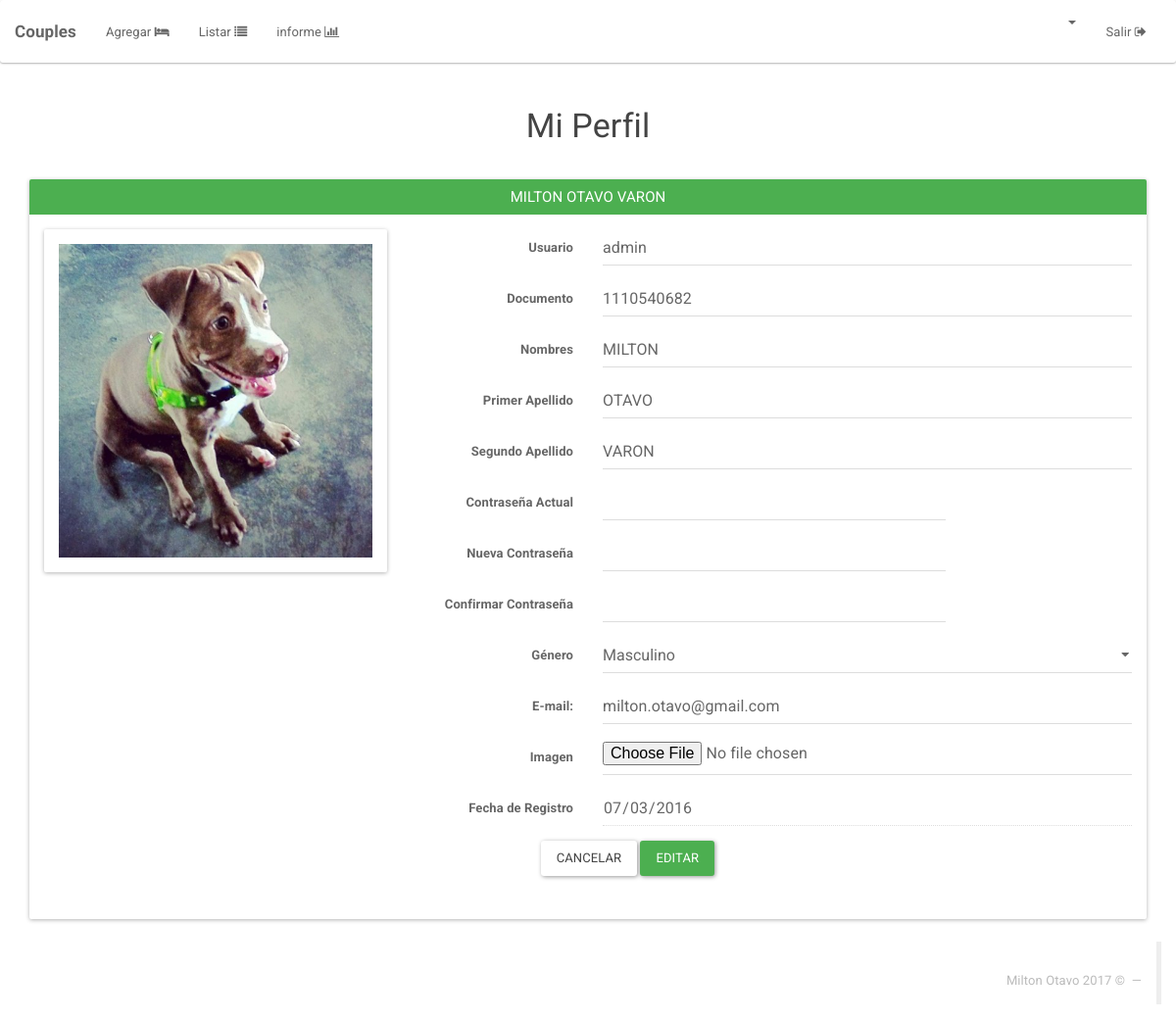
The app's page /miperfil (signed in) with its own data.
### tables this page shows
CREATE TABLE `usuarios` (
  `ID` bigint(255) NOT NULL,
  `DOC` int(20) NOT NULL,
  `USER` varchar(30) NOT NULL,
  `PASS` varchar(300) NOT NULL,
  `EMAIL` varchar(40) NOT NULL,
  `ROL` int(1) NOT NULL DEFAULT '0',
  `NOMBRES` varchar(50) NOT NULL,
  `P_APELLIDO` varchar(20) NOT NULL,
  `S_APELLIDO` varchar(20) NOT NULL,
  `GENERO` varchar(1) DEFAULT NULL,
  `FECHA_REGISTRO` date DEFAULT NULL,
  `IMAGEN` text,
  `KEYPASS` varchar(60) DEFAULT NULL,
  `NEWPASS` varchar(60) DEFAULT NULL,
  `ULTIMA_CONEXION` int(32) NOT NULL DEFAULT '0'
);

### Core/Config/Request.php (called while the page is built)
<?php namespace Core\Config;
class Request{
	private $controlador;
	private $metodo;
	private $argumento;
	public function __construct(){
		if(isset($_GET['url'])){
			$ruta = filter_input(INPUT_GET, 'url', FILTER_SANITIZE_URL);
			$ruta = explode("/", $ruta);
			$ruta = array_filter($ruta);
			if($ruta[0] == "index.php"){
				$this->controlador = "Login";
			}else{
				$this->controlador = strtolower(array_shift($ruta));
			}
			$this->metodo = strtolower(array_shift($ruta));
			if(!$this->metodo){
				$this->metodo = "index";
			}
			$this->argumento = $ruta;
		}else{
			$this->controlador = "Login";
			$this->metodo = "index";
		}
	}
	public function getControlador(){
		return $this->controlador;
	}
	public function getMetodo(){
		return $this->metodo;
	}
	public function getArgumento(){
		return $this->argumento;
	}
}
?>

### index.php (called while the page is built, shortened)
<?php
if (isset($_SESSION['app_id'])) {
	require_once "Core/Models/Conexion.php";
}
Core\Config\Enrutador::run(new Core\Config\Request());
?>

### Core/Models/Conexion.php (called while the page is built, shortened)
<?php namespace Core\Models;
class Conexion{
	private $datos= array (
		"host"=>DB_HOST,
		"user"=>DB_USER,
		"pass"=>DB_PASS,
		"db"=>DB_NAME
		);
	private $db;
	public function __construct()
	{
		$this->db = new \mysqli(
			$this->datos['host'],
			$this->datos['user'],
			$this->datos['pass'],
			$this->datos['db']
			);
		$this->db-> set_charset("utf8");
	}
	public function consultaRetorno($sql){
		$datos = $this->db->query($sql);
		return $datos;
	}
}
?>

### Core/Controllers/MiperfilController.php (called while the page is built, shortened)
<?php namespace Core\Controllers;
class MiperfilController{
  private $Usuario;
  public function __construct(){
    $this->Usuario = new Usuario();
  }
  public function index(){
    if (!empty($_SESSION['app_id'])) {
      if ($_POST) {
        $this->Usuario->__set("id", $_POST['id']);
        $this->Usuario->__set("documento", $_POST['inputDocumento'] );
        $this->Usuario->__set("user", $_POST['inputUser'] );
        $this->Usuario->__set("password", $_POST['nueva'] );
        $this->Usuario->__set("email", $_POST['inputEmail'] );
        $this->Usuario->__set("genero", $_POST['selectGenero']);
        $this->Usuario->__set("nombres", $_POST['inputNombres']);
        $this->Usuario->__set("primerApellido", $_POST['inputPrimerApellido']);
        $this->Usuario->__set("segundoApellido", $_POST['inputSegundoApellido']);
        $permitidos=array("image/jpeg", "image/png", "image/jpg");
        $limite = 700;
        if (in_array($_FILES['inputImagen']['type'], $permitidos) and $limite>0 and $_FILES['inputImagen']['size']<= $limite*1024 ) {
          if (is_readable("HTML/Miperfil/avatars/". $_POST['nombreImagen'])) {
           unlink("HTML/Miperfil/avatars/". $_POST['nombreImagen']);
         }
         $nombre = date("is") . $_FILES['inputImagen']['name'];
         $ruta= "HTML/Miperfil/avatars/" . $nombre;
         move_uploaded_file($_FILES['inputImagen']['tmp_name'], $ruta);
         $this->Usuario->__set("imagen", $nombre);
       } else{
        $this->Usuario->__set("imagen", $_POST['nombreImagen']);
      }
      $this->Usuario->edit();
      header("Location:" . URL . "miperfil");
    }else{
      $this->Usuario->__set("id", $_SESSION['app_id']);
      $datos=$this->Usuario->view();
      return $datos;
    }
  }  else {
    header("Location:" . URL . "Integrantes");
  }
}
}
?>

### Core/Models/Usuario.php (called while the page is built, shortened)
<?php namespace Core\Models;
class Usuario extends GoLogin {
	private $id;
	private $db;
	public function __construct(){
		$this->db = new Conexion();
	}
	public function view(){
		$sql="SELECT * FROM usuarios WHERE ID='{$this->id}'";
		$datos = $this->db->consultaRetorno($sql);
		$row = mysqli_fetch_assoc($datos);
		return $row;
	}
}
?>

### HTML/Miperfil/index.php (the view, shortened to what this page needs)
<html>
  <head>
    <?php include(HTML_DIR.'/overall/header.php') ?>
  </head>
  <body>
    <?php include(HTML_DIR.'/overall/nav.php') ?>
    <div  class="container">
      <h3  align="center">Mi Perfil</h3>
      <br>
      <div class="panel panel-success">
       <div class="panel-heading">
         <h3 class="panel-title" align="center"><?php echo $datos['NOMBRES'] ." ". $datos['P_APELLIDO']." ". $datos['S_APELLIDO'] ; ?></h3>
       </div>
       <div class="panel-body">
        <div class="row">
         <div class="col-md-4">
          <div class="panel panel-default">
           <div class="panel-body">
            <img class="img-responsive" src="<?php echo URL;?>HTML/Miperfil/avatars/<?php echo  !empty($datos['IMAGEN']) ? $datos['IMAGEN'] : 'no-image.png'    ; ?>" required>
          </div>
        </div>
      </div>
      <div class="col-md-8">
        <form class="form-horizontal" enctype="multipart/form-data" method="POST">
         <fieldset>
           <div class="form-group">
             <label for="inputUser" class="col-md-3 control-label">Usuario</label>
             <div class="col-md-9">
              <input type="text" class="form-control" name="inputUser" value="<?php echo $datos['USER']; ?>" required >
            </div>
          </div>
          <div class="form-group">
            <label for="inputDocumento" class="col-md-3 control-label">Documento</label>
            <div class="col-md-9">
              <input type="text" class="form-control" name="inputDocumento" value="<?php echo $datos['DOC']; ?>" required>
            </div>
          </div>
          <div class="form-group">
           <label for="inputNombres" class="col-md-3 control-label">Nombres</label>
           <div class="col-md-9">
            <input type="text" class="form-control" name="inputNombres" value="<?php echo $datos['NOMBRES']; ?>" required>
          </div>
        </div>
        <div class="form-group">
         <label for="inputPrimerApellido" class="col-md-3 control-label">Primer Apellido</label>
         <div class="col-md-9">
          <input type="text" class="form-control" name="inputPrimerApellido" value="<?php echo $datos['P_APELLIDO']; ?>" required>
        </div>
      </div>
      <div class="form-group">
       <label for="inputSegundoApellido" class="col-md-3 control-label">Segundo Apellido</label>
       <div class="col-md-9">
        <input type="text" class="form-control" name="inputSegundoApellido" value="<?php echo $datos['S_APELLIDO']; ?>" >
      </div>
    </div>
    <div class="form-group">
      <label for="inputSegundoApellido" class="col-md-3 control-label">Contraseña Actual</label>
      <div class="col-md-6">
        <input type="password" class="form-control" id="actual" name="actual" onblur="validarPasswordActual();">
      </div>
      <div class="col-md-3" id="msjActual"> </div>
    </div>
    <div class="form-group">
      <label for="inputSegundoApellido" class="col-md-3 control-label">Nueva Contraseña</label>
      <div class="col-md-6">
        <input type="password" class="form-control" id="nueva"  name="nueva"  >
      </div>
    </div>
    <div class="form-group">
      <label for="inputSegundoApellido" class="col-md-3 control-label" >Confirmar Contraseña</label>
      <div class="col-md-6">
        <input type="password" class="form-control" id="confirmar" onblur="validarPasswords();">
      </div>
      <div class="col-md-3" id="msjConfirmar"> </div>
    </div>
    <div class="form-group">
      <label for="selectGenero" class="col-md-3 control-label">Género</label>
      <div class="col-md-9">
        <select class="form-control" name="selectGenero">
         <option value="M"  <?php echo ($datos['GENERO']=='M') ? "selected" : NULL ?>>Masculino</option>
       </select>
     </div>
   </div>
   <div class="form-group">
     <label for="inputEmail" class="col-md-3 control-label">E-mail:</label>
     <div class="col-md-9">
      <input type="email" class="form-control" name="inputEmail" value="<?php echo $datos['EMAIL']; ?>" required>
    </div>
  </div>
  <div class="form-group">
   <label for="inputImagen" class="col-md-3 control-label">Imagen</label>
   <div class="col-md-9">
    <input type="file" class="form-control" name="inputImagen" >
  </div>
</div>
<div class="form-group">
  <label for="fechaIngreso" class="col-md-3 control-label">Fecha de Registro</label>
  <div class="col-md-9">
    <input type="date" class="form-control" disabled name="fechaIngreso" value="<?php echo $datos['FECHA_REGISTRO']; ?>" >
  </div>
</div>
<div class="form-group">
 <div class="col-md-9 col-md-offset-2">
  <button type="reset" class="btn btn-default">Cancelar</button>
  <button type="submit" class="btn btn-success">Editar</button>
</div>
</div>
</fieldset>
</form>
</div>
<div class="col-md-2"></div>
</div>
</div>
</div>
</div>
<?php include(HTML_DIR.'/overall/footer.php') ?>
 </body>
 </html>

### Core/Config/Enrutador.php (shortened to what this page needs)
<?php namespace Core\Config;
class Enrutador
{
	public static function run(Request $request){
		$controlador = ucwords($request->getControlador()) . "Controller";
		$ruta = ROOT . "Core". DS . "Controllers" . DS . $controlador .".php";
		$metodo = $request->getMetodo();
		$argumento = $request->getArgumento();
		if(is_readable($ruta)){
			$controlador = new $mostrar;
			if(!isset($argumento) and method_exists($controlador,$metodo) ){
				$datos = call_user_func(array($controlador, $metodo));
			}elseif(method_exists($controlador,$metodo)){
				$datos = call_user_func_array(array($controlador, $metodo), $argumento);
			}
		}
		$ruta = ROOT . "HTML" . DS . ucwords($request->getControlador()) . DS . $request->getMetodo() . ".php";
		if(is_readable($ruta)){
			if (!empty($_SESSION['app_id'])) {
				require_once $ruta;
			} else {
				header("Location:" . URL);
			}
		}else{
			if ($request->getMetodo()!='listarasistencia') {
			}
		}
	}
}
?>

### HTML/overall/header.php (shortened to what this page needs)
<link rel="stylesheet" type="text/css" href="<?php echo URL; ?>Views/bootstrap/css/bootstrap.min.css">
<link rel="stylesheet" href="<?php echo URL; ?>Views/fontawesome/css/font-awesome.min.css">
<link rel="stylesheet" type="text/css" href="<?php echo URL; ?>Views/css/general.css">
<link rel="stylesheet" href="<?php echo URL; ?>Views/Trumbowyg/dist/ui/trumbowyg.min.css">

### HTML/overall/nav.php (shortened to what this page needs)
<nav class="navbar navbar-default">
  <div class="container-fluid">
    <div class="navbar-header">
      <a class="navbar-brand" style="font-size: 17px" href="<?php echo URL; ?>Statistics"><b>Couples</b>  <b></b></a>
    </div>
    <div class="collapse navbar-collapse" id="bs-example-navbar-collapse-2">
      <ul class="nav navbar-nav">
       <li><a href="<?php echo URL; ?>Temas/Agregar"> Agregar  <i class="fa fa-bed" aria-hidden="true"></i></a></li>
     </ul>
     <ul class="nav navbar-nav">
       <li><a href="<?php echo URL; ?>Temas"> Listar <i class="fa fa-list" aria-hidden="true"></i></i></a></li>
     </ul>
     <ul class="nav navbar-nav">
       <li><a href="<?php echo URL; ?>Statistics"> informe <i class="fa fa-bar-chart" aria-hidden="true"></i></i></i></a></li>
     </ul>
     <ul class="nav navbar-nav navbar-right">
      <li class="dropdown">
        <a href="#" class="dropdown-toggle" data-toggle="dropdown" role="button" aria-expanded="false"> <b><?php echo ucwords(strtolower($_SESSION['nombre'])); ?> </b>  <span class="caret"></span></a>
      </li>
      <li><a href="<?php echo URL; ?>Logout">  Salir  <i class="fa fa-sign-out" aria-hidden="true"></i></a></li>
    </ul>
  </div>
</div>
</nav>

### HTML/overall/footer.php (shortened to what this page needs)
<div class="col-xs-12">
	<blockquote  class="blockquote-reverse">
		<footer>Milton Otavo  2017  &copy; </footer>
	</blockquote>
</div>

### Views/css/general.css (style rules this page uses)
label { font-weight: bold; }

### records on screen
usuarios: NOMBRES "MILTON", P_APELLIDO "OTAVO", S_APELLIDO "VARON", IMAGEN (picture), inputUser "admin", inputDocumento "1110540682", inputNombres "MILTON", inputPrimerApellido "OTAVO", inputSegundoApellido "VARON", selectGenero "Masculino", inputEmail "milton.otavo@gmail.com", fechaIngreso "07/03/2016"
